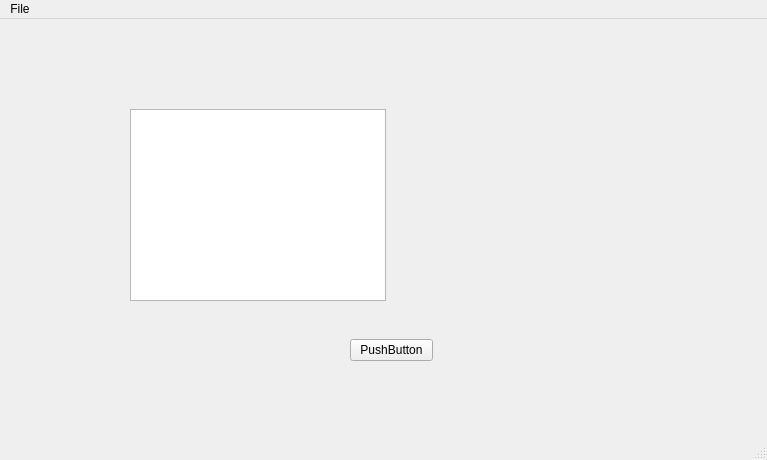
<?xml version="1.0" encoding="UTF-8"?>
<ui version="4.0">
 <class>MainWindow</class>
 <widget class="QMainWindow" name="MainWindow">
  <property name="geometry">
   <rect>
    <x>0</x>
    <y>0</y>
    <width>767</width>
    <height>460</height>
   </rect>
  </property>
  <property name="windowTitle">
   <string>MainWindow</string>
  </property>
  <widget class="QWidget" name="centralwidget">
   <widget class="QPushButton" name="pushButton">
    <property name="geometry">
     <rect>
      <x>350</x>
      <y>320</y>
      <width>83</width>
      <height>22</height>
     </rect>
    </property>
    <property name="text">
     <string>PushButton</string>
    </property>
   </widget>
   <widget class="QTableView" name="tableView">
    <property name="geometry">
     <rect>
      <x>130</x>
      <y>90</y>
      <width>256</width>
      <height>192</height>
     </rect>
    </property>
   </widget>
  </widget>
  <widget class="QMenuBar" name="menubar">
   <property name="geometry">
    <rect>
     <x>0</x>
     <y>0</y>
     <width>767</width>
     <height>19</height>
    </rect>
   </property>
   <widget class="QMenu" name="menuFile">
    <property name="title">
     <string>File</string>
    </property>
    <addaction name="actionNew"/>
   </widget>
   <addaction name="menuFile"/>
  </widget>
  <widget class="QStatusBar" name="statusbar"/>
  <action name="actionNew">
   <property name="text">
    <string>New</string>
   </property>
  </action>
 </widget>
 <resources/>
 <connections/>
</ui>
